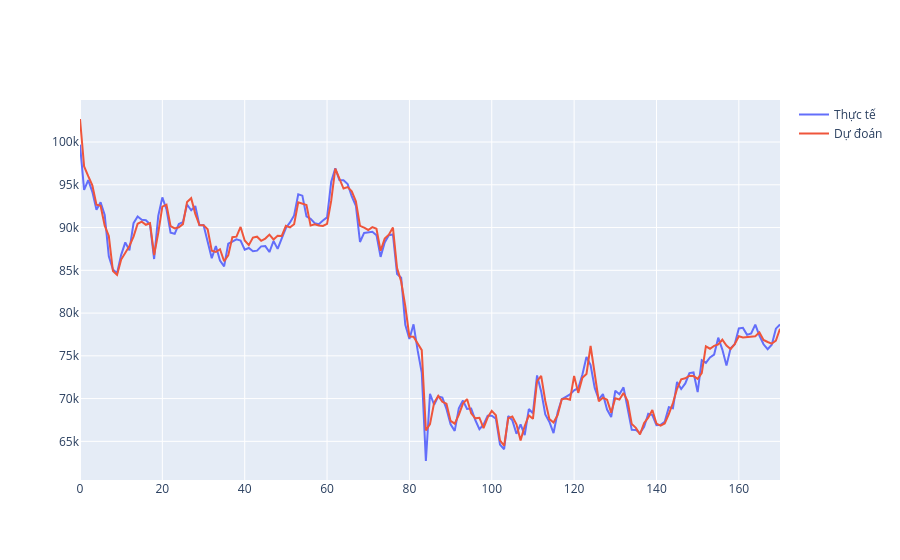

Notebook code for this chart:
### Code cell
import plotly.graph_objects as go

fig = go.Figure()

fig.add_trace(go.Scatter(y=y_test, mode='lines', name='Thực tế'))
fig.add_trace(go.Scatter(y=y_pred, mode='lines', name='Dự đoán'))

fig.show()

### Figure 1 — Plotly figure (JSON) as saved in the notebook; plotly's stock layout.template omitted (floating-point values rounded to 4 significant figures; data arrays with more than 128 entries replaced by an {"elided": "..."} marker saying what was removed)
{"data": [{"mode": "lines", "name": "Thực tế", "type": "scatter", "y": {"elided": "171 float values"}}, {"mode": "lines", "name": "Dự đoán", "type": "scatter", "y": {"elided": "171 float values"}}], "layout": {}}
